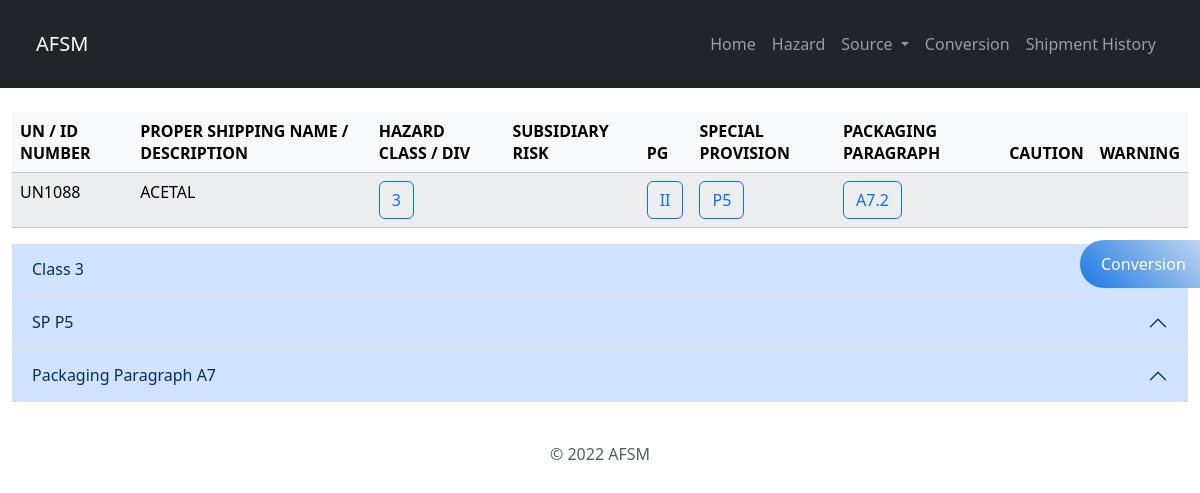
The page /products/272/ on the database its author committed.
### search/models.py (models this page shows, shortened)
class Product(models.Model):
    un = models.CharField(max_length=200)
    psn = models.CharField(max_length=200)
    hazard = models.CharField(max_length=200)
    subrisk = models.CharField(max_length=200)
    pg = models.CharField(max_length=200)
    sp = models.CharField(max_length=200)
    paragraph = models.CharField(max_length=200)
    def sub_as_list(self):
        if len(self.subrisk) == 0:
            return False
        return self.subrisk.split(',')
    def pg_as_list(self):
        if len(self.pg) == 0:
            return False
        return self.pg.split(',')
    def sp_as_list(self):
        if len(self.sp) == 0:
            return False
        return self.sp.split(',')

class HazClass(models.Model):
    code = models.CharField(max_length=200)
    desc = models.TextField()

class SpCode(models.Model):
    code = models.CharField(max_length=200)
    desc = models.TextField()

### search/views.py (the view)
# urls.py: path('products/<int:pid>/', views.detail, name='detail'),
def detail(request, pid):
    product = Product.objects.get(id=pid)
    hazcode = product.hazard
    haz_class = ""
    if hazcode != "":
        hazcode = re.sub(r'[^0-9.]', '', hazcode)
        haz_class = HazClass.objects.get(code=hazcode)
    subcodes = product.sub_as_list()
    sub_list = []
    if subcodes:
        for subcode in subcodes:
            subcode = re.sub(r'[^0-9.]', '', subcode)
            sub = HazClass.objects.get(code=subcode)
            sub_list.append(sub)
    spcodes = product.sp_as_list()
    sp_list = []
    if spcodes:
        for spcode in spcodes:
            code = SpCode.objects.get(code=spcode.strip())
            sp_list.append(code)
    ppcode = product.paragraph
    pp = ppcode
    if ppcode != "" and ppcode != "FORBIDDEN":
        pp = ""
        for c in ppcode:
            if c != '.':
                pp += c
            else:
                break
    context = {'product':product, 'haz_class':haz_class, 'sub_list':sub_list, 'sp_list':sp_list, 'pp':pp}
    return render(request, 'search/detail.html', context)

### search/templates/search/detail.html (shortened to what this page needs)
{% load bootstrap5 %}
{% bootstrap_css %}
{% load static %}
<!DOCTYPE html>
<html>
<head>
    <link rel="stylesheet" href="{% static 'search/style.css' %}">
</head>
<body>
    <nav class="navbar navbar-expand-lg navbar-dark bg-dark p-4">
        <div class="container-fluid">
            <a class="navbar-brand" href="{% url 'index' %}">AFSM</a>
            <div class="collapse navbar-collapse" id="navbarNavAltMarkup">
                <div class="navbar-nav ms-auto">
                    <a class="nav-link" aria-current="page" href="{% url 'index' %}">Home</a>
                    <a class="nav-link"  href="{% url 'hazard' %}">Hazard</a>
                    <div class="collapse navbar-collapse" id="navbarNavDarkDropdown">
                        <ul class="navbar-nav">
                          <li class="nav-item dropdown">
                            <a class="nav-link dropdown-toggle" href="#" id="navbarDarkDropdownMenuLink" role="button" data-bs-toggle="dropdown" aria-expanded="false">
                              Source
                            </a>
                          </li>
                        </ul>
                      </div>
                    <a class="nav-link" href="{% url 'conversion' %}">Conversion</a>
                    <a class="nav-link" href="{% url 'shipmentHistory' %}">Shipment History</a>
                </div>
            </div>
        </div>
    </nav>
    <div class="fixed">
        <a href="" class="button" type="button" data-bs-toggle="modal" data-bs-target="#unitModal">
            <div class="buttonDiv bg-b-blue">
                Conversion
            </div>
        </a>
    </div>
    <div class="container-fluid mt-4 table-responsive">
        <table class="table table-light table-striped">
            <thead>
                <tr>
                    <th>UN / ID NUMBER</th>
                    <th>PROPER SHIPPING NAME / DESCRIPTION </th>
                    <th>HAZARD CLASS / DIV</th>
                    <th>SUBSIDIARY RISK</th>
                    <th>PG</th>
                    <th>SPECIAL PROVISION</th>
                    <th>PACKAGING PARAGRAPH</th>
                    <th>CAUTION</th>
                    <th>WARNING</th>
                </tr>
            </thead>
            <tbody id="pnTable">
                <tr>
                    <td> {{ product.un }} </td>
                    <td> {{ product.psn }} </td>
                    <td>
                        {% if product.hazard %}
                        <button class="btn btn-outline-primary" data-bs-toggle="collapse"
                            data-bs-target="#haz" aria-expanded="true"
                            aria-controls="haz">
                            {{ product.hazard }}
                        </button>
                        {% endif %}
                    </td>
                    <td>
                    </td>
                    <td>
                        {% if product.pg_as_list %}
                        {% for pg in product.pg_as_list %}
                        <button class="btn btn-outline-primary">
                            {{ pg }}
                        </button>
                        {% endfor %}
                        {% endif %}
                    </td>
                    <td>
                        {% if product.sp_as_list %}
                        {% for sp in product.sp_as_list %}
                        <button class="btn btn-outline-primary" data-bs-toggle="collapse"
                            data-bs-target="#sp{{ forloop.counter }}" aria-expanded="true"
                            aria-controls="sp{{ forloop.counter }}">
                            {{ sp }}
                        </button>
                        {% endfor %}
                        {% endif %}
                    </td>
                    <td>
                        {% if product.paragraph %}
                        <button class="btn btn-outline-primary" type="button" data-bs-toggle="collapse"
                            data-bs-target="#pp" aria-controls="pp">
                            {{ product.paragraph }}
                        </button>
                        {% endif %}
                    </td>
                    <td></td>
                    <td></td>
                </tr>
            </tbody>
        </table>
        <div class="accordion accordion-flush" id="accordionExample">
            {% if haz_class %}
            <div class="accordion-item">
                <h2 class="accordion-header">
                    <button class="accordion-button" type="button" data-bs-toggle="collapse"
                        data-bs-target="#haz" aria-controls="haz">
                        Class {{ haz_class.code }}
                    </button>
                </h2>
            </div>
            {% endif %}
            {% for sp in sp_list %}
            <div class="accordion-item">
                <h2 class="accordion-header">
                    <button class="accordion-button" type="button" data-bs-toggle="collapse"
                        data-bs-target="#sp{{ forloop.counter }}" aria-controls="sp{{ forloop.counter }}">
                        SP {{ sp.code }}
                    </button>
                </h2>
            </div>
            {% endfor %}
            {% if pp != "" %}
            <div class="accordion-item">
                <h2 class="accordion-header">
                    <button class="accordion-button" type="button" data-bs-toggle="collapse" data-bs-target="#pp"
                        aria-controls="pp">
                        Packaging Paragraph {{ pp }}
                    </button>
                </h2>
            </div>
            {% endif %}
        </div>
        <footer class="py-3 my-4">
            <p class="text-center text-muted">© 2022 AFSM</p>
        </footer>
    </div>
</body>
</html>

### search/static/search/style.css (style rules this page uses)
* { margin: 0; padding: 0; box-sizing: border-box; }
body { background-image: url('https://upload.wikimedia.org/wikipedia/commons/3/36/C17_aircraft_alt.jpg'); background-repeat: no-repeat; background-attachment: fixed; background-size: cover; }
.fixed { position: fixed; top: 30%; right: 0; width: 120px; z-index: 999; }
.button { display: block; border: 0; line-height: 3; margin-bottom: 0.3em; outline: none; text-decoration: none; color: #fff; width: 120px; font-size: 16px; border-radius: 20px 0 0 20px; }
.buttonDiv { padding: 0 21px; border-radius: 30px 0 0 30px; }
.bg-b-blue { background: linear-gradient(45deg, #1a77e2, #bfd6f1); }

### rows shown on the page
Product: un "UN1088", psn "ACETAL", hazard "3", pg_as_list "II", sp_as_list "P5", paragraph "A7.2"
HazClass: code "3"
SpCode: code "P5"

### other values the page prints
{{ pp }} "A7"
